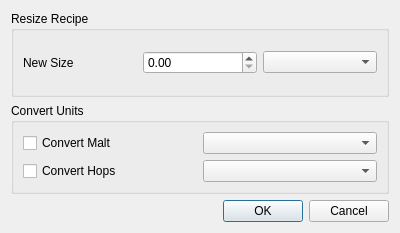
<?xml version="1.0" encoding="UTF-8"?>
<ui version="4.0">
 <class>ResizeRecipe</class>
 <widget class="QDialog" name="ResizeRecipe">
  <property name="geometry">
   <rect>
    <x>0</x>
    <y>0</y>
    <width>400</width>
    <height>233</height>
   </rect>
  </property>
  <property name="windowTitle">
   <string>Resize/Convert Recipe</string>
  </property>
  <property name="windowIcon">
   <iconset resource="../SB_Images.qrc">
    <normaloff>:/menu/sb2</normaloff>:/menu/sb2</iconset>
  </property>
  <layout class="QGridLayout" name="gridLayout_3">
   <item row="0" column="0">
    <widget class="QGroupBox" name="resizeGroup">
     <property name="title">
      <string>Resize Recipe</string>
     </property>
     <layout class="QGridLayout" name="gridLayout_2">
      <item row="0" column="0">
       <widget class="QLabel" name="volLabel">
        <property name="text">
         <string>New Size</string>
        </property>
       </widget>
      </item>
      <item row="0" column="1">
       <widget class="QDoubleSpinBox" name="volSizeSpin"/>
      </item>
      <item row="0" column="2">
       <widget class="QComboBox" name="volUnitsCombo"/>
      </item>
     </layout>
    </widget>
   </item>
   <item row="1" column="0">
    <widget class="QGroupBox" name="convertGroup">
     <property name="title">
      <string>Convert Units</string>
     </property>
     <layout class="QGridLayout" name="gridLayout">
      <item row="0" column="0">
       <widget class="QCheckBox" name="maltCheck">
        <property name="text">
         <string>Convert Malt</string>
        </property>
       </widget>
      </item>
      <item row="0" column="1">
       <widget class="QComboBox" name="maltUnitCombo"/>
      </item>
      <item row="1" column="0">
       <widget class="QCheckBox" name="hopCheck">
        <property name="text">
         <string>Convert Hops</string>
        </property>
       </widget>
      </item>
      <item row="1" column="1">
       <widget class="QComboBox" name="hopUnitCombo"/>
      </item>
     </layout>
    </widget>
   </item>
   <item row="2" column="0">
    <widget class="QDialogButtonBox" name="buttonBox">
     <property name="orientation">
      <enum>Qt::Horizontal</enum>
     </property>
     <property name="standardButtons">
      <set>QDialogButtonBox::Cancel|QDialogButtonBox::Ok</set>
     </property>
    </widget>
   </item>
  </layout>
  <zorder>resizeGroup</zorder>
  <zorder>buttonBox</zorder>
  <zorder>convertGroup</zorder>
 </widget>
 <resources>
  <include location="../SB_Images.qrc"/>
 </resources>
 <connections>
  <connection>
   <sender>buttonBox</sender>
   <signal>accepted()</signal>
   <receiver>ResizeRecipe</receiver>
   <slot>accept()</slot>
   <hints>
    <hint type="sourcelabel">
     <x>248</x>
     <y>254</y>
    </hint>
    <hint type="destinationlabel">
     <x>157</x>
     <y>274</y>
    </hint>
   </hints>
  </connection>
  <connection>
   <sender>buttonBox</sender>
   <signal>rejected()</signal>
   <receiver>ResizeRecipe</receiver>
   <slot>reject()</slot>
   <hints>
    <hint type="sourcelabel">
     <x>316</x>
     <y>260</y>
    </hint>
    <hint type="destinationlabel">
     <x>286</x>
     <y>274</y>
    </hint>
   </hints>
  </connection>
 </connections>
</ui>
